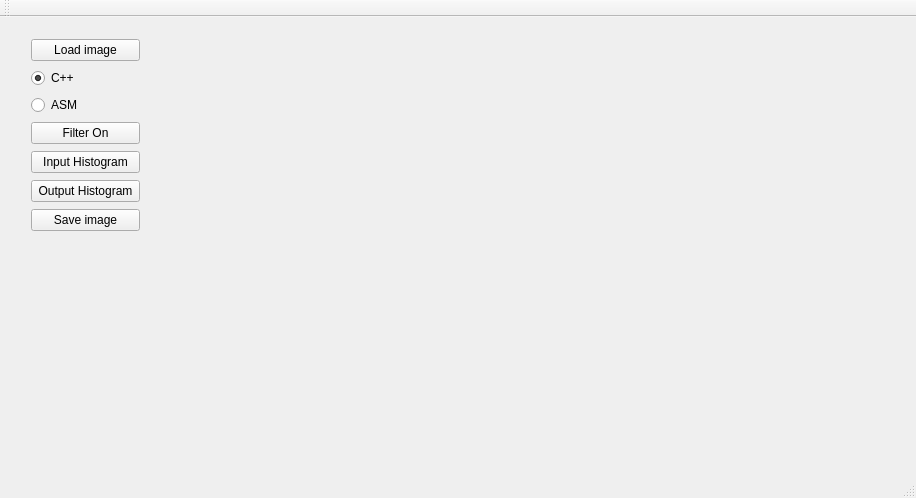
<?xml version="1.0" encoding="UTF-8"?>
<ui version="4.0">
 <class>JA_ProjektClass</class>
 <widget class="QMainWindow" name="JA_ProjektClass">
  <property name="geometry">
   <rect>
    <x>0</x>
    <y>0</y>
    <width>916</width>
    <height>498</height>
   </rect>
  </property>
  <property name="windowTitle">
   <string>JA_Projekt</string>
  </property>
  <widget class="QWidget" name="centralWidget">
   <widget class="QWidget" name="verticalLayoutWidget">
    <property name="geometry">
     <rect>
      <x>20</x>
      <y>10</y>
      <width>131</width>
      <height>221</height>
     </rect>
    </property>
    <layout class="QVBoxLayout" name="verticalLayout">
     <item>
      <widget class="QPushButton" name="LoadImageButton">
       <property name="text">
        <string>Load image</string>
       </property>
      </widget>
     </item>
     <item>
      <widget class="QRadioButton" name="CppRadioButton">
       <property name="text">
        <string>C++</string>
       </property>
       <property name="checked">
        <bool>true</bool>
       </property>
      </widget>
     </item>
     <item>
      <widget class="QRadioButton" name="AsmRadioButton">
       <property name="sizePolicy">
        <sizepolicy hsizetype="Minimum" vsizetype="Fixed">
         <horstretch>0</horstretch>
         <verstretch>0</verstretch>
        </sizepolicy>
       </property>
       <property name="text">
        <string>ASM</string>
       </property>
      </widget>
     </item>
     <item>
      <widget class="QPushButton" name="FilterOnButton">
       <property name="text">
        <string>Filter On</string>
       </property>
      </widget>
     </item>
     <item>
      <widget class="QPushButton" name="HistogramButton">
       <property name="text">
        <string>Input Histogram</string>
       </property>
      </widget>
     </item>
     <item>
      <widget class="QPushButton" name="OutputHistogramButton">
       <property name="text">
        <string>Output Histogram</string>
       </property>
      </widget>
     </item>
     <item>
      <widget class="QPushButton" name="SaveImageButton">
       <property name="text">
        <string>Save image</string>
       </property>
      </widget>
     </item>
    </layout>
   </widget>
   <widget class="QWidget" name="horizontalLayoutWidget">
    <property name="geometry">
     <rect>
      <x>170</x>
      <y>10</y>
      <width>731</width>
      <height>431</height>
     </rect>
    </property>
    <layout class="QHBoxLayout" name="horizontalLayout"/>
   </widget>
   <widget class="QWidget" name="verticalLayoutWidget_2">
    <property name="geometry">
     <rect>
      <x>20</x>
      <y>360</y>
      <width>131</width>
      <height>80</height>
     </rect>
    </property>
    <layout class="QVBoxLayout" name="verticalLayout_2">
     <item>
      <widget class="QLabel" name="MessageText">
       <property name="text">
        <string/>
       </property>
       <property name="alignment">
        <set>Qt::AlignLeading|Qt::AlignLeft|Qt::AlignTop</set>
       </property>
      </widget>
     </item>
    </layout>
   </widget>
   <widget class="QWidget" name="verticalLayoutWidget_3">
    <property name="geometry">
     <rect>
      <x>20</x>
      <y>239</y>
      <width>131</width>
      <height>111</height>
     </rect>
    </property>
    <layout class="QVBoxLayout" name="verticalLayout_3">
     <item>
      <widget class="QLabel" name="ExecutionText">
       <property name="text">
        <string/>
       </property>
       <property name="alignment">
        <set>Qt::AlignLeading|Qt::AlignLeft|Qt::AlignTop</set>
       </property>
      </widget>
     </item>
    </layout>
   </widget>
  </widget>
  <widget class="QToolBar" name="mainToolBar">
   <attribute name="toolBarArea">
    <enum>TopToolBarArea</enum>
   </attribute>
   <attribute name="toolBarBreak">
    <bool>false</bool>
   </attribute>
  </widget>
  <widget class="QStatusBar" name="statusBar"/>
 </widget>
 <layoutdefault spacing="6" margin="11"/>
 <resources>
  <include location="JA_Projekt.qrc"/>
 </resources>
 <connections/>
</ui>
